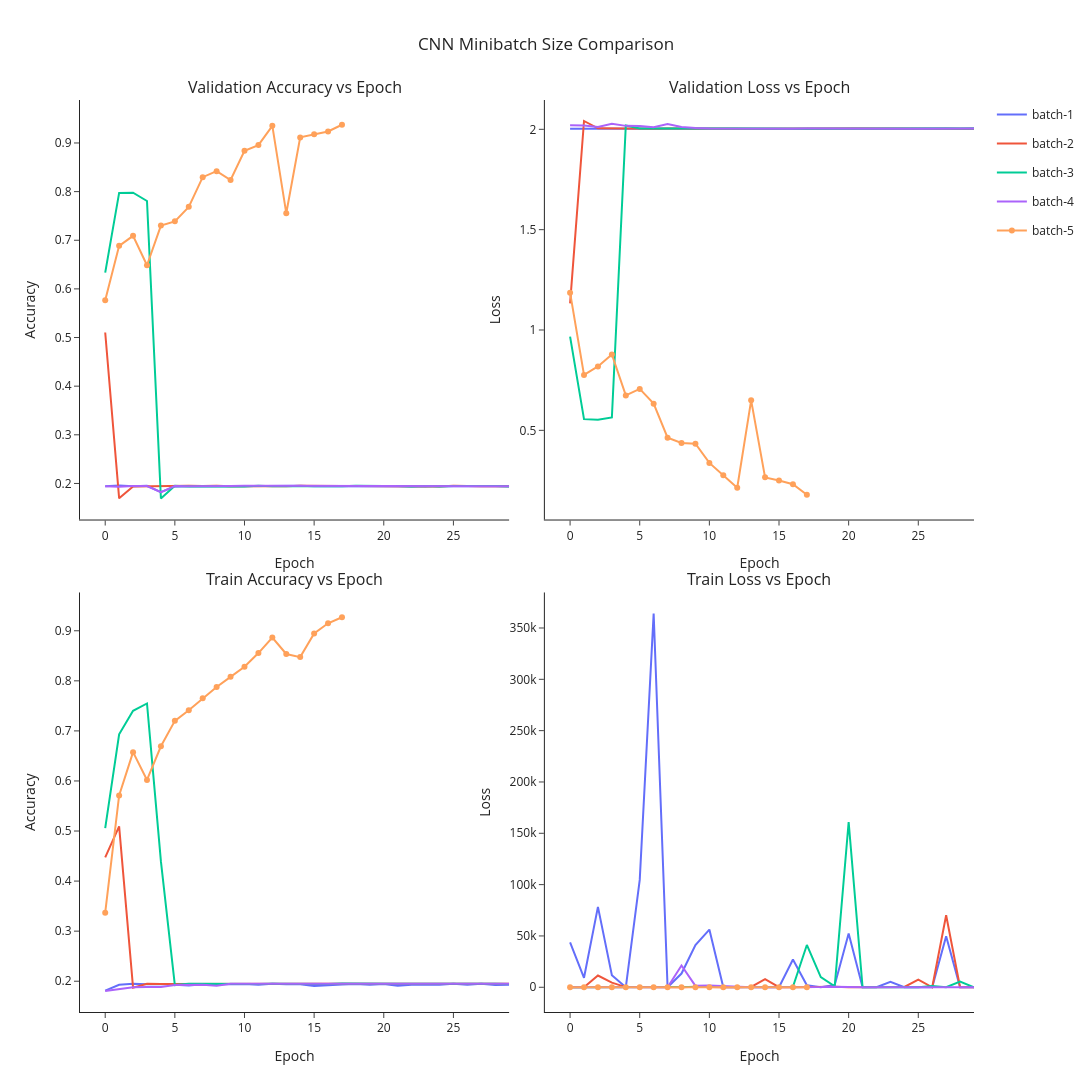

The notebook cell saved with this chart:
### Code cell
plot_comparison(metric_minibatch_sizes, "CNN Minibatch Size Comparison", splits=("val","train"), split_subplots=True, file_name="cnn_minibatch_blood_mnist")

### Figure 1 — Plotly figure (JSON) as saved in the notebook; plotly's stock layout.template omitted (floating-point values rounded to 4 significant figures)
{"data": [{"legendgroup": "batch-1", "line": {"color": "#636EFA"}, "name": "batch-1", "showlegend": true, "type": "scatter", "x": [0, 1, 2, 3, 4, 5, 6, 7, 8, 9, 10, 11, 12, 13, 14, 15, 16, 17, 18, 19, 20, 21, 22, 23, 24, 25, 26, 27, 28, 29], "xaxis": "x", "y": [0.1944, 0.1956, 0.1943, 0.195, 0.1819, 0.1939, 0.1944, 0.1948, 0.1946, 0.1941, 0.1944, 0.1939, 0.1948, 0.1948, 0.1952, 0.1941, 0.1939, 0.195, 0.1944, 0.1944, 0.1941, 0.1941, 0.1943, 0.1939, 0.1946, 0.1948, 0.1943, 0.195, 0.1952, 0.1941], "yaxis": "y"}, {"legendgroup": "batch-1", "line": {"color": "#636EFA"}, "name": "batch-1", "showlegend": false, "type": "scatter", "x": [0, 1, 2, 3, 4, 5, 6, 7, 8, 9, 10, 11, 12, 13, 14, 15, 16, 17, 18, 19, 20, 21, 22, 23, 24, 25, 26, 27, 28, 29], "xaxis": "x2", "y": [2.003, 2.003, 2.005, 2.004, 2.004, 2.004, 2.004, 2.003, 2.004, 2.004, 2.003, 2.004, 2.004, 2.003, 2.003, 2.003, 2.004, 2.004, 2.004, 2.003, 2.004, 2.004, 2.005, 2.004, 2.004, 2.004, 2.004, 2.004, 2.003, 2.004], "yaxis": "y2"}, {"legendgroup": "batch-1", "line": {"color": "#636EFA"}, "name": "batch-1", "showlegend": false, "type": "scatter", "x": [0, 1, 2, 3, 4, 5, 6, 7, 8, 9, 10, 11, 12, 13, 14, 15, 16, 17, 18, 19, 20, 21, 22, 23, 24, 25, 26, 27, 28, 29], "xaxis": "x3", "y": [0.1811, 0.1928, 0.1948, 0.1937, 0.1946, 0.1932, 0.1917, 0.1938, 0.1942, 0.1936, 0.1945, 0.1932, 0.1948, 0.1937, 0.194, 0.1902, 0.1922, 0.1935, 0.1943, 0.1931, 0.1947, 0.1908, 0.1928, 0.1929, 0.1928, 0.1948, 0.1927, 0.1947, 0.1925, 0.1931], "yaxis": "y3"}, {"legendgroup": "batch-1", "line": {"color": "#636EFA"}, "name": "batch-1", "showlegend": false, "type": "scatter", "x": [0, 1, 2, 3, 4, 5, 6, 7, 8, 9, 10, 11, 12, 13, 14, 15, 16, 17, 18, 19, 20, 21, 22, 23, 24, 25, 26, 27, 28, 29], "xaxis": "x4", "y": [43650.0, 9223.0, 78270.0, 11770.0, 2.004, 104600.0, 364200.0, 2.004, 13360.0, 41200.0, 56200.0, 2.004, 2.004, 2.004, 2.004, 2.004, 27050.0, 1925.0, 2.004, 2238.0, 52400.0, 2.003, 2.004, 5310.0, 2.004, 2.004, 2.004, 49740.0, 2.004, 2.004], "yaxis": "y4"}, {"legendgroup": "batch-2", "line": {"color": "#EF553B"}, "name": "batch-2", "showlegend": true, "type": "scatter", "x": [0, 1, 2, 3, 4, 5, 6, 7, 8, 9, 10, 11, 12, 13, 14, 15, 16, 17, 18, 19, 20, 21, 22, 23, 24, 25, 26, 27, 28, 29], "xaxis": "x", "y": [0.5104, 0.1694, 0.1939, 0.1944, 0.1937, 0.1948, 0.1954, 0.1946, 0.1954, 0.1944, 0.1939, 0.1943, 0.1944, 0.1941, 0.1952, 0.1946, 0.1939, 0.1946, 0.1948, 0.1948, 0.1943, 0.1941, 0.1941, 0.1937, 0.1939, 0.1954, 0.1944, 0.1944, 0.1944, 0.1943], "yaxis": "y"}, {"legendgroup": "batch-2", "line": {"color": "#EF553B"}, "name": "batch-2", "showlegend": false, "type": "scatter", "x": [0, 1, 2, 3, 4, 5, 6, 7, 8, 9, 10, 11, 12, 13, 14, 15, 16, 17, 18, 19, 20, 21, 22, 23, 24, 25, 26, 27, 28, 29], "xaxis": "x2", "y": [1.133, 2.042, 2.005, 2.004, 2.004, 2.003, 2.003, 2.004, 2.003, 2.002, 2.003, 2.003, 2.003, 2.003, 2.003, 2.004, 2.005, 2.004, 2.003, 2.003, 2.004, 2.004, 2.003, 2.004, 2.003, 2.003, 2.003, 2.003, 2.004, 2.003], "yaxis": "y2"}, {"legendgroup": "batch-2", "line": {"color": "#EF553B"}, "name": "batch-2", "showlegend": false, "type": "scatter", "x": [0, 1, 2, 3, 4, 5, 6, 7, 8, 9, 10, 11, 12, 13, 14, 15, 16, 17, 18, 19, 20, 21, 22, 23, 24, 25, 26, 27, 28, 29], "xaxis": "x3", "y": [0.4474, 0.5094, 0.1872, 0.195, 0.1947, 0.1948, 0.1949, 0.1948, 0.1947, 0.1948, 0.195, 0.1949, 0.1948, 0.1948, 0.1948, 0.1948, 0.1948, 0.1948, 0.195, 0.195, 0.1949, 0.1948, 0.1948, 0.1949, 0.1948, 0.1947, 0.1949, 0.1948, 0.1948, 0.1948], "yaxis": "y3"}, {"legendgroup": "batch-2", "line": {"color": "#EF553B"}, "name": "batch-2", "showlegend": false, "type": "scatter", "x": [0, 1, 2, 3, 4, 5, 6, 7, 8, 9, 10, 11, 12, 13, 14, 15, 16, 17, 18, 19, 20, 21, 22, 23, 24, 25, 26, 27, 28, 29], "xaxis": "x4", "y": [1.451, 17.33, 11430.0, 4482.0, 174.3, 2.823, 93.56, 2.003, 13.27, 431.7, 2.003, 7.146, 7.907, 358.5, 7897.0, 133.5, 50.15, 286.5, 120.1, 500.7, 35.35, 2.003, 2.003, 2.003, 267.0, 7371.0, 2.003, 70210.0, 2.003, 9.422], "yaxis": "y4"}, {"legendgroup": "batch-3", "line": {"color": "#00CC96"}, "name": "batch-3", "showlegend": true, "type": "scatter", "x": [0, 1, 2, 3, 4, 5, 6, 7, 8, 9, 10, 11, 12, 13, 14, 15, 16, 17, 18, 19, 20, 21, 22, 23, 24, 25, 26, 27, 28, 29], "xaxis": "x", "y": [0.6333, 0.7973, 0.7978, 0.7807, 0.169, 0.195, 0.1939, 0.1943, 0.1943, 0.1943, 0.1937, 0.1954, 0.1944, 0.1943, 0.1946, 0.1939, 0.195, 0.1944, 0.1952, 0.1944, 0.1946, 0.1948, 0.1939, 0.195, 0.1939, 0.195, 0.1943, 0.195, 0.195, 0.1937], "yaxis": "y"}, {"legendgroup": "batch-3", "line": {"color": "#00CC96"}, "name": "batch-3", "showlegend": false, "type": "scatter", "x": [0, 1, 2, 3, 4, 5, 6, 7, 8, 9, 10, 11, 12, 13, 14, 15, 16, 17, 18, 19, 20, 21, 22, 23, 24, 25, 26, 27, 28, 29], "xaxis": "x2", "y": [0.9666, 0.5558, 0.5526, 0.564, 2.019, 2.004, 2.004, 2.003, 2.003, 2.003, 2.003, 2.004, 2.004, 2.003, 2.004, 2.004, 2.003, 2.003, 2.003, 2.004, 2.004, 2.002, 2.003, 2.003, 2.003, 2.004, 2.004, 2.004, 2.004, 2.004], "yaxis": "y2"}, {"legendgroup": "batch-3", "line": {"color": "#00CC96"}, "name": "batch-3", "showlegend": false, "type": "scatter", "x": [0, 1, 2, 3, 4, 5, 6, 7, 8, 9, 10, 11, 12, 13, 14, 15, 16, 17, 18, 19, 20, 21, 22, 23, 24, 25, 26, 27, 28, 29], "xaxis": "x3", "y": [0.5056, 0.6933, 0.74, 0.7547, 0.4393, 0.1923, 0.1951, 0.1948, 0.1947, 0.1949, 0.1947, 0.1945, 0.195, 0.1947, 0.1944, 0.1949, 0.1946, 0.1952, 0.1948, 0.1947, 0.1947, 0.1948, 0.1948, 0.195, 0.1947, 0.1948, 0.1947, 0.1948, 0.1948, 0.1947], "yaxis": "y3"}, {"legendgroup": "batch-3", "line": {"color": "#00CC96"}, "name": "batch-3", "showlegend": false, "type": "scatter", "x": [0, 1, 2, 3, 4, 5, 6, 7, 8, 9, 10, 11, 12, 13, 14, 15, 16, 17, 18, 19, 20, 21, 22, 23, 24, 25, 26, 27, 28, 29], "xaxis": "x4", "y": [1.333, 0.8457, 0.6902, 0.6735, 20.3, 2.642, 2.057, 2.004, 2.024, 2.005, 2.034, 2.012, 2.003, 2.022, 590.4, 2.003, 446.2, 41210.0, 9948.0, 929.3, 161000.0, 46.82, 2.003, 105.6, 405.5, 2.003, 1151.0, 2.003, 5661.0, 36.41], "yaxis": "y4"}, {"legendgroup": "batch-4", "line": {"color": "#AB63FA"}, "name": "batch-4", "showlegend": true, "type": "scatter", "x": [0, 1, 2, 3, 4, 5, 6, 7, 8, 9, 10, 11, 12, 13, 14, 15, 16, 17, 18, 19, 20, 21, 22, 23, 24, 25, 26, 27, 28, 29], "xaxis": "x", "y": [0.1943, 0.1933, 0.1948, 0.1946, 0.1821, 0.1946, 0.1943, 0.195, 0.1944, 0.195, 0.1952, 0.1952, 0.1944, 0.1948, 0.1952, 0.1946, 0.1946, 0.1941, 0.1943, 0.1946, 0.1944, 0.1941, 0.195, 0.1948, 0.1946, 0.1956, 0.1948, 0.1944, 0.1941, 0.1944], "yaxis": "y"}, {"legendgroup": "batch-4", "line": {"color": "#AB63FA"}, "name": "batch-4", "showlegend": false, "type": "scatter", "x": [0, 1, 2, 3, 4, 5, 6, 7, 8, 9, 10, 11, 12, 13, 14, 15, 16, 17, 18, 19, 20, 21, 22, 23, 24, 25, 26, 27, 28, 29], "xaxis": "x2", "y": [2.02, 2.019, 2.011, 2.028, 2.017, 2.016, 2.01, 2.026, 2.012, 2.006, 2.004, 2.004, 2.004, 2.003, 2.003, 2.003, 2.003, 2.004, 2.004, 2.003, 2.004, 2.003, 2.004, 2.003, 2.003, 2.003, 2.004, 2.004, 2.004, 2.004], "yaxis": "y2"}, {"legendgroup": "batch-4", "line": {"color": "#AB63FA"}, "name": "batch-4", "showlegend": false, "type": "scatter", "x": [0, 1, 2, 3, 4, 5, 6, 7, 8, 9, 10, 11, 12, 13, 14, 15, 16, 17, 18, 19, 20, 21, 22, 23, 24, 25, 26, 27, 28, 29], "xaxis": "x3", "y": [0.1804, 0.1849, 0.1879, 0.1883, 0.1885, 0.1923, 0.1923, 0.1929, 0.1911, 0.1949, 0.1949, 0.1948, 0.1949, 0.1949, 0.1948, 0.1948, 0.1948, 0.1948, 0.1948, 0.1948, 0.1949, 0.1948, 0.1949, 0.1949, 0.1949, 0.1948, 0.1946, 0.1948, 0.1948, 0.1948], "yaxis": "y3"}, {"legendgroup": "batch-4", "line": {"color": "#AB63FA"}, "name": "batch-4", "showlegend": false, "type": "scatter", "x": [0, 1, 2, 3, 4, 5, 6, 7, 8, 9, 10, 11, 12, 13, 14, 15, 16, 17, 18, 19, 20, 21, 22, 23, 24, 25, 26, 27, 28, 29], "xaxis": "x4", "y": [2.113, 2.032, 2.022, 2.018, 2.016, 2.012, 2.013, 2.063, 21190.0, 1365.0, 1645.0, 1008.0, 500.1, 23.37, 50.14, 2.003, 2.003, 57.68, 203.9, 575.6, 36.87, 4.754, 2.083, 2.003, 2.003, 15.55, 125.5, 2.003, 2.003, 2.003], "yaxis": "y4"}, {"legendgroup": "batch-5", "line": {"color": "#FFA15A"}, "name": "batch-5", "showlegend": true, "type": "scatter", "x": [0, 1, 2, 3, 4, 5, 6, 7, 8, 9, 10, 11, 12, 13, 14, 15, 16, 17], "xaxis": "x", "y": [0.5768, 0.6885, 0.7091, 0.6485, 0.7301, 0.7388, 0.7687, 0.8297, 0.842, 0.8239, 0.8839, 0.8956, 0.9352, 0.7556, 0.9115, 0.918, 0.9236, 0.9375], "yaxis": "y"}, {"legendgroup": "batch-5", "line": {"color": "#FFA15A"}, "name": "batch-5", "showlegend": false, "type": "scatter", "x": [0, 1, 2, 3, 4, 5, 6, 7, 8, 9, 10, 11, 12, 13, 14, 15, 16, 17], "xaxis": "x2", "y": [1.186, 0.7762, 0.8183, 0.8779, 0.674, 0.7066, 0.633, 0.4631, 0.4373, 0.4334, 0.3377, 0.2756, 0.2138, 0.6494, 0.2656, 0.2498, 0.2317, 0.1787], "yaxis": "y2"}, {"legendgroup": "batch-5", "line": {"color": "#FFA15A"}, "name": "batch-5", "showlegend": false, "type": "scatter", "x": [0, 1, 2, 3, 4, 5, 6, 7, 8, 9, 10, 11, 12, 13, 14, 15, 16, 17], "xaxis": "x3", "y": [0.3369, 0.5712, 0.6575, 0.602, 0.6693, 0.7201, 0.7413, 0.765, 0.7877, 0.8079, 0.8282, 0.8554, 0.8866, 0.8536, 0.8474, 0.8947, 0.9149, 0.9271], "yaxis": "y3"}, {"legendgroup": "batch-5", "line": {"color": "#FFA15A"}, "name": "batch-5", "showlegend": false, "type": "scatter", "x": [0, 1, 2, 3, 4, 5, 6, 7, 8, 9, 10, 11, 12, 13, 14, 15, 16, 17], "xaxis": "x4", "y": [1.794, 1.099, 0.913, 1.087, 0.875, 0.7435, 0.6839, 0.6296, 0.5716, 0.5102, 0.463, 0.4115, 0.3242, 0.4615, 0.4255, 0.2934, 0.2491, 0.2076], "yaxis": "y4"}], "layout": {"annotations": [{"font": {"size": 16}, "showarrow": false, "text": "Validation Accuracy vs Epoch", "x": 0.24, "xanchor": "center", "xref": "paper", "y": 1, "yanchor": "bottom", "yref": "paper"}, {"font": {"size": 16}, "showarrow": false, "text": "Validation Loss vs Epoch", "x": 0.76, "xanchor": "center", "xref": "paper", "y": 1, "yanchor": "bottom", "yref": "paper"}, {"font": {"size": 16}, "showarrow": false, "text": "Train Accuracy vs Epoch", "x": 0.24, "xanchor": "center", "xref": "paper", "y": 0.46, "yanchor": "bottom", "yref": "paper"}, {"font": {"size": 16}, "showarrow": false, "text": "Train Loss vs Epoch", "x": 0.76, "xanchor": "center", "xref": "paper", "y": 0.46, "yanchor": "bottom", "yref": "paper"}], "height": 1200, "showlegend": true, "title": {"text": "CNN Minibatch Size Comparison", "x": 0.5}, "width": 1500, "xaxis": {"anchor": "y", "domain": [0, 0.48], "title": {"text": "Epoch"}}, "xaxis2": {"anchor": "y2", "domain": [0.52, 1], "title": {"text": "Epoch"}}, "xaxis3": {"anchor": "y3", "domain": [0, 0.48], "title": {"text": "Epoch"}}, "xaxis4": {"anchor": "y4", "domain": [0.52, 1], "title": {"text": "Epoch"}}, "yaxis": {"anchor": "x", "domain": [0.54, 1], "title": {"text": "Accuracy"}}, "yaxis2": {"anchor": "x2", "domain": [0.54, 1], "title": {"text": "Loss"}}, "yaxis3": {"anchor": "x3", "domain": [0, 0.46], "title": {"text": "Accuracy"}}, "yaxis4": {"anchor": "x4", "domain": [0, 0.46], "title": {"text": "Loss"}}}}
